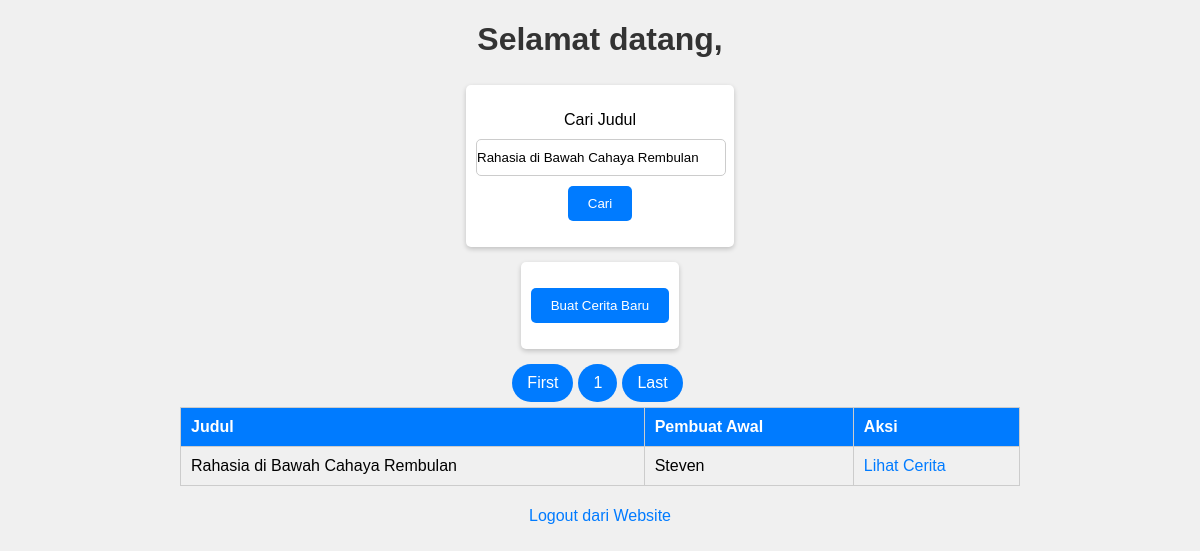
The app's page /homepage.php?judul=Rahasia di Bawah Cahaya Rembulan with its own data.
### tables this page shows
CREATE TABLE `cerita` (
  `idcerita` int(11) NOT NULL AUTO_INCREMENT,
  `judul` varchar(100) DEFAULT NULL,
  `iduser_pembuat_awal` varchar(40) NOT NULL,
  PRIMARY KEY (`idcerita`),
  KEY `fk_cerita_users_idx` (`iduser_pembuat_awal`),
  CONSTRAINT `fk_cerita_users` FOREIGN KEY (`iduser_pembuat_awal`) REFERENCES `users` (`iduser`) ON DELETE NO ACTION ON UPDATE NO ACTION
);

CREATE TABLE `users` (
  `iduser` varchar(40) NOT NULL,
  `nama` varchar(45) DEFAULT NULL,
  `password` varchar(100) DEFAULT NULL,
  `salt` varchar(10) DEFAULT NULL,
  PRIMARY KEY (`iduser`)
);

### class/koneksi.php (called while the page is built, shortened)
<?php
    class Koneksi {
        public function __construct() {
            $this->conn = new mysqli("localhost", "root", "", "project_uts_fsp");
        }
    }
?>

### class/cerita.php (called while the page is built, shortened)
<?php
    require_once("koneksi.php");
    class Cerita extends Koneksi {
        public function getCerita($search="%") {
            $sql = "SELECT * FROM cerita c INNER JOIN users u ON c.iduser_pembuat_awal=u.iduser WHERE judul LIKE ?";
            $stmt = $this->conn->prepare($sql);
            $stmt->bind_param("s", $search);
            $stmt->execute();
            $result = $stmt->get_result();
            return $result;
        }
        public function getCeritaLimit($search="%", $start=0, $perpage=10) {
            $sql = "SELECT * FROM cerita c INNER JOIN users u ON c.iduser_pembuat_awal=u.iduser WHERE judul LIKE ? LIMIT ?, ?";
            $stmt = $this->conn->prepare($sql);
            $stmt->bind_param("sii", $search, $start, $perpage);
            $stmt->execute();
            $result = $stmt->get_result();
            return $result;
        }
    }
?>

### homepage.php (the view, shortened to what this page needs)
<?php
    require_once("class/users.php");
    require_once("class/cerita.php");
    if (isset($_SESSION)) {
        $nama = $_SESSION["nama"];
    } else {
    }
    if(isset($_GET["judul"])){
        $judul = $_GET["judul"];
    }
    else{
        $judul = "";
    }
    if (isset($_GET["judul"])) {
        $search = "%".$_GET["judul"]."%";
    } else {
        $search = "%";
    }
?>
<!DOCTYPE html>
<html lang="en">
<head>
</head>
<body>
    <h1>Selamat datang, <?php echo $nama; ?></h1>
    <form action="homepage.php" method="GET">
        <p>
            <label>Cari Judul</label>
            <input type='text' name='judul' value='<?php echo $judul; ?>'>
            <input type='submit' name='btncari' value='Cari'>
        </p>
    </form>
    <form action="cerita_baru.php" method="GET">
        <p><input type="submit" value="Buat Cerita Baru" name="btnbaru"></p>
    </form>
    <?php
        echo "<table border='1'>";
        echo "<tr>";
        echo "<th>Judul</th><th>Pembuat Awal</th><th>Aksi</th>";
        echo "</tr>";
        $cerita = new Cerita();
        $result = $cerita->getCerita($search);
        $perpage = 3;
        $total_data = $result->num_rows;
        $jumlah_page = ceil($total_data / $perpage);
        if(isset($_GET["p"])){
            $p = $_GET["p"];
        }
        else{
            $p = 1;
        }
        echo "<ul>";
        echo "<li" . ($p == 1 ? " class='active'" : "") . "><a class='page' href='homepage.php?p=1&judul=$judul'>First</a></li>";
        for($i=1;$i<=$jumlah_page;$i++){
            echo "<li" . ($p == $i ? " class='active'" : "") . "><a class='page' href='homepage.php?p=$i&judul=$judul'>$i</a></li>";
        }
        echo "<li" . ($p == $jumlah_page ? " class='active'" : "") . "><a class='page' href='homepage.php?p=$jumlah_page&judul=$judul'>Last</a></li>";
        echo "</ul>";
        $start = ($p-1) * $perpage;
        $result = $cerita->getCeritaLimit($search, $start, $perpage);
        while ($row = $result->fetch_assoc()) {
            $id_cerita = $row["idcerita"];
            echo "<tr>";
            echo "<td>".$row["judul"]."</td>";
            echo "<td>".$row["nama"]."</td>";
            echo "<td><a href='lihat_cerita.php?idcerita=$id_cerita'>Lihat Cerita</a></td>";
            echo "</tr>";
        }
        echo "</table>";
    ?>
    <p><a href="logout.php">Logout dari Website</a></p>
</body>
</html>

### homepage.php (style rules this page uses)
body { font-family: Arial, sans-serif; background-color: #f0f0f0; text-align: center; margin: 0; padding: 0; display: flex; flex-direction: column; justify-content: center; align-items: center; gap: 5px; }
h1 { color: #333; }
form { background: #fff; max-width: 300px; margin: 0 auto 10px auto; padding: 10px; border-radius: 5px; box-shadow: 0 2px 5px rgba(0, 0, 0, 0.2); display: flex; flex-direction: column; justify-content: center; align-items: center; }
label { display: block; margin-bottom: 10px; }
input[type="text"] { width: 100%; padding: 10px 0; margin-bottom: 10px; border: 1px solid #ccc; border-radius: 5px; }
input[type="submit"] { background: #007BFF; color: #fff; border: none; padding: 10px 20px; border-radius: 5px; cursor: pointer; }
ul { list-style-type: none; margin: 0; padding: 0; }
li { display: inline-block; background: #0056b3; padding: 10px 15px; border-radius: 50px; margin-right: 5px; cursor: pointer; }
li.active { background: #007BFF; color: #fff; }
table { width: 70%; border-collapse: collapse; border: 1px solid #ccc; justify-content: center; }
th, td { padding: 10px; text-align: left; border-bottom: 1px solid #ccc; }
th { background-color: #007BFF; color: #fff; }
.page { text-decoration: none; color: #fff; }
a { text-decoration: none; color: #007BFF; }

### records on screen
cerita: judul "Rahasia di Bawah Cahaya Rembulan", iduser_pembuat_awal.nama "Steven"
